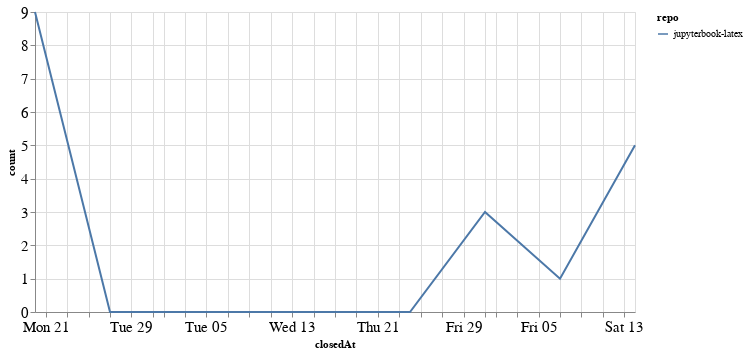

Here is the notebook cell this chart was saved with:
### Code cell
closed_by_time = closed_by.groupby('repo').resample('W', on='closedAt').count()['author'].reset_index()
closed_by_time = closed_by_time.rename(columns={'author': 'count'})

alt.Chart(closed_by_time, width=600).mark_line().encode(
    x='closedAt',
    y='count',
    color='repo',
    tooltip="repo"
)

### Figure 1 — Vega-Lite specification as saved in the notebook (floating-point values rounded to 4 significant figures)
{"config": {"axisLeft": {"labelFontSize": 15}, "axisBottom": {"labelFontSize": 15}}, "data": {"name": "data-2c2e6cfaf8c63c4786db0e79533c9b27"}, "mark": "line", "encoding": {"color": {"type": "nominal", "field": "repo"}, "tooltip": {"type": "nominal", "field": "repo"}, "x": {"type": "temporal", "field": "closedAt"}, "y": {"type": "quantitative", "field": "count"}}, "width": 600, "$schema": "https://vega.github.io/schema/vega-lite/v4.8.1.json", "datasets": {"data-2c2e6cfaf8c63c4786db0e79533c9b27": [{"repo": "jupyterbook-latex", "closedAt": "2020-12-20T00:00:00", "count": 9}, {"repo": "jupyterbook-latex", "closedAt": "2020-12-27T00:00:00", "count": 0}, {"repo": "jupyterbook-latex", "closedAt": "2021-01-03T00:00:00", "count": 0}, {"repo": "jupyterbook-latex", "closedAt": "2021-01-10T00:00:00", "count": 0}, {"repo": "jupyterbook-latex", "closedAt": "2021-01-17T00:00:00", "count": 0}, {"repo": "jupyterbook-latex", "closedAt": "2021-01-24T00:00:00", "count": 0}, {"repo": "jupyterbook-latex", "closedAt": "2021-01-31T00:00:00", "count": 3}, {"repo": "jupyterbook-latex", "closedAt": "2021-02-07T00:00:00", "count": 1}, {"repo": "jupyterbook-latex", "closedAt": "2021-02-14T00:00:00", "count": 5}]}}
